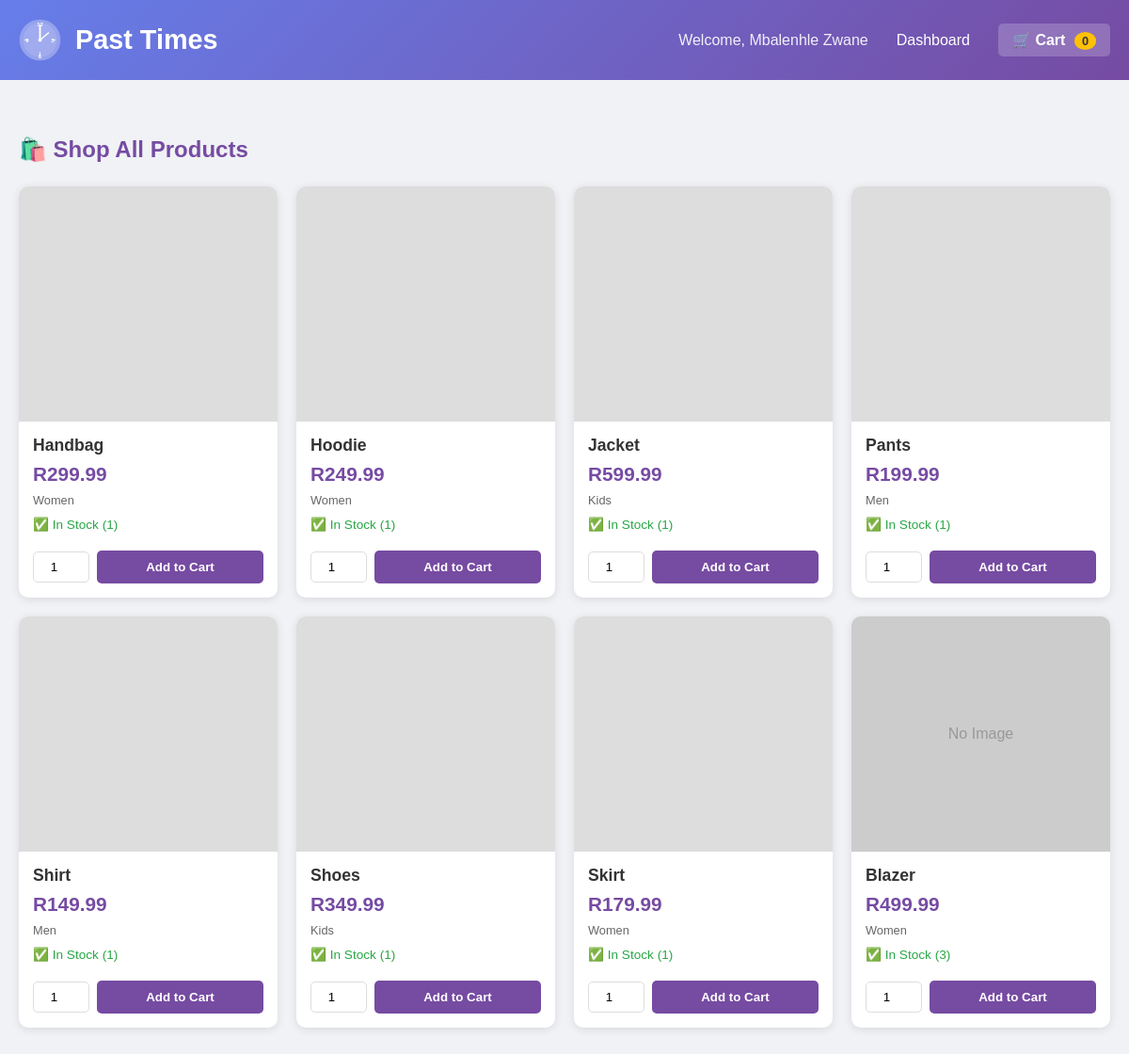
The app's page /shop.php (signed in) with its own data.
### tables this page shows
CREATE TABLE IF NOT EXISTS `clothing` (
  `clothing_id` int(11) NOT NULL AUTO_INCREMENT,
  `name` varchar(200) NOT NULL,
  `category` varchar(50) NOT NULL,
  `price` decimal(10,2) NOT NULL,
  `stock` int(11) DEFAULT 0,
  `description` text DEFAULT NULL,
  `image_url` varchar(500) DEFAULT NULL,
  `created_at` timestamp NOT NULL DEFAULT current_timestamp(),
  PRIMARY KEY (`clothing_id`)
);

### shop.php (the view, shortened to what this page needs)
<?php
include 'DBConn.php';
$clothing = mysqli_query($conn, "SELECT * FROM clothing WHERE stock > 0 ORDER BY created_at DESC");
$cart_count = count($_SESSION['cart'] ?? []);
?>
<!DOCTYPE html>
<html lang="en">
<head>
</head>
<body>
    <div class="header">
        <div class="header-left">
            <div class="header-logo-icon">
                <svg width="45" height="45" viewBox="0 0 60 60" xmlns="http://www.w3.org/2000/svg">
                    <text x="30" y="10" text-anchor="middle" font-size="8" fill="white" font-weight="bold">12</text>
                    <text x="48" y="33" text-anchor="middle" font-size="8" fill="white" font-weight="bold">3</text>
                    <text x="30" y="56" text-anchor="middle" font-size="8" fill="white" font-weight="bold">6</text>
                    <text x="12" y="33" text-anchor="middle" font-size="8" fill="white" font-weight="bold">9</text>
                </svg>
            </div>
            <h1>Past Times</h1>
        </div>
        <div class="header-right">
            <?php if(isset($_SESSION['user_id'])): ?>
                <span class="welcome-text">Welcome, <?php echo htmlspecialchars($_SESSION['user_name']); ?></span>
                <a href="dashboard.php">Dashboard</a>
            <?php else: ?>
                <a href="index.php">Login</a>
            <?php endif; ?>
            <a href="cart.php" class="cart-btn">🛒 Cart <span class="cart-count"><?php echo $cart_count; ?></span></a>
        </div>
    </div>
    <div class="container">
        <h2>🛍️ Shop All Products</h2>
        <?php if (mysqli_num_rows($clothing) > 0): ?>
        <div class="products-grid">
            <?php while($item = mysqli_fetch_assoc($clothing)): ?>
                <div class="product-card-wrapper">
                    <a href="product_details.php?id=<?php echo $item['clothing_id']; ?>"
                       style="text-decoration: none; color: inherit;">
                        <div class="product-image" style="background-image: url('<?php echo htmlspecialchars($item['image_url'] ?: 'https://via.placeholder.com/300x300?text=No+Image'); ?>');">
                            <?php if(!$item['image_url']): ?>
                                <span style="color: #999;">No Image</span>
                            <?php endif; ?>
                        </div>
                        <div class="product-info-top">
                            <div class="product-name"><?php echo htmlspecialchars($item['name']); ?></div>
                            <div class="product-price">R<?php echo number_format($item['price'], 2); ?></div>
                            <div class="product-category"><?php echo ucfirst($item['category']); ?></div>
                            <div class="product-stock">✅ In Stock (<?php echo $item['stock']; ?>)</div>
                        </div>
                    </a>
                    <div class="product-info-bottom">
                        <form method="POST" action="add_to_cart.php" class="add-to-cart-form">
                            <input type="number" name="quantity" value="1" min="1" max="<?php echo $item['stock']; ?>" class="quantity-input">
                            <button type="submit" class="btn-add">Add to Cart</button>
                        </form>
                    </div>
                </div>
            <?php endwhile; ?>
        </div>
        <?php endif; ?>
    </div>
</body>
</html>

### shop.php (style rules this page uses)
* { margin: 0; padding: 0; box-sizing: border-box; }
body { font-family: Arial, sans-serif; background: #f0f2f5; }
.header { background: linear-gradient(135deg, #667eea 0%, #764ba2 100%); color: white; padding: 20px; display: flex; justify-content: space-between; align-items: center; }
.header-left { display: flex; align-items: center; gap: 15px; }
.header-logo-icon { width: 45px; height: 45px; display: flex; align-items: center; justify-content: center; }
.header-logo-icon svg { width: 100%; height: auto; }
.header h1 { font-size: 1.8em; display: flex; align-items: center; gap: 10px; }
.header-right { display: flex; align-items: center; gap: 15px; }
.header-right a { color: white; text-decoration: none; padding: 8px 15px; border-radius: 5px; transition: background 0.3s; }
.cart-btn { background: rgba(255,255,255,0.2); padding: 10px 20px; border-radius: 25px; font-weight: bold; }
.cart-count { background: #ffc107; color: #333; padding: 2px 8px; border-radius: 50%; font-size: 0.8em; margin-left: 5px; }
.container { max-width: 1200px; margin: 40px auto; padding: 20px; }
.products-grid { display: grid; grid-template-columns: repeat(auto-fill, minmax(250px, 1fr)); gap: 20px; }
.product-card-wrapper { background: white; border-radius: 10px; overflow: hidden; box-shadow: 0 2px 10px rgba(0,0,0,0.1); transition: transform 0.3s; display: flex; flex-direction: column; }
.product-info-top { padding: 15px 15px 5px 15px; flex: 1; }
.product-info-bottom { padding: 5px 15px 15px 15px; }
.product-image { height: 250px; background: #ddd; background-size: cover; background-position: center; display: flex; align-items: center; justify-content: center; cursor: pointer; }
.product-name { font-weight: bold; font-size: 1.1em; margin-bottom: 8px; color: #333; }
.product-price { color: #764ba2; font-weight: bold; font-size: 1.3em; margin-bottom: 8px; }
.product-category { font-size: 0.8em; color: #666; margin-bottom: 10px; }
.product-stock { font-size: 0.85em; color: #28a745; margin-bottom: 10px; }
.add-to-cart-form { display: flex; gap: 8px; align-items: center; }
.quantity-input { width: 60px; padding: 8px; border: 1px solid #ddd; border-radius: 5px; text-align: center; }
.btn-add { flex: 1; background: #764ba2; color: white; padding: 10px; border: none; border-radius: 5px; cursor: pointer; font-weight: bold; transition: background 0.3s; }
.welcome-text { opacity: 0.9; }
h2 { color: #764ba2; margin-bottom: 25px; }

### records on screen
clothing: name "Handbag", price "299.99", category "Women", stock "1", quantity "1"
clothing: name "Hoodie", price "249.99", category "Women", stock "1", quantity "1"
clothing: name "Jacket", price "599.99", category "Kids", stock "1", quantity "1"
clothing: name "Pants", price "199.99", category "Men", stock "1", quantity "1"
clothing: name "Shirt", price "149.99", category "Men", stock "1", quantity "1"
clothing: name "Shoes", price "349.99", category "Kids", stock "1", quantity "1"
clothing: name "Skirt", price "179.99", category "Women", stock "1", quantity "1"
clothing: image_url "No Image", name "Blazer", price "499.99", category "Women", stock "3"

### other values on screen
$_SESSION['user_name'] "Mbalenhle Zwane"
$cart_count "0"
